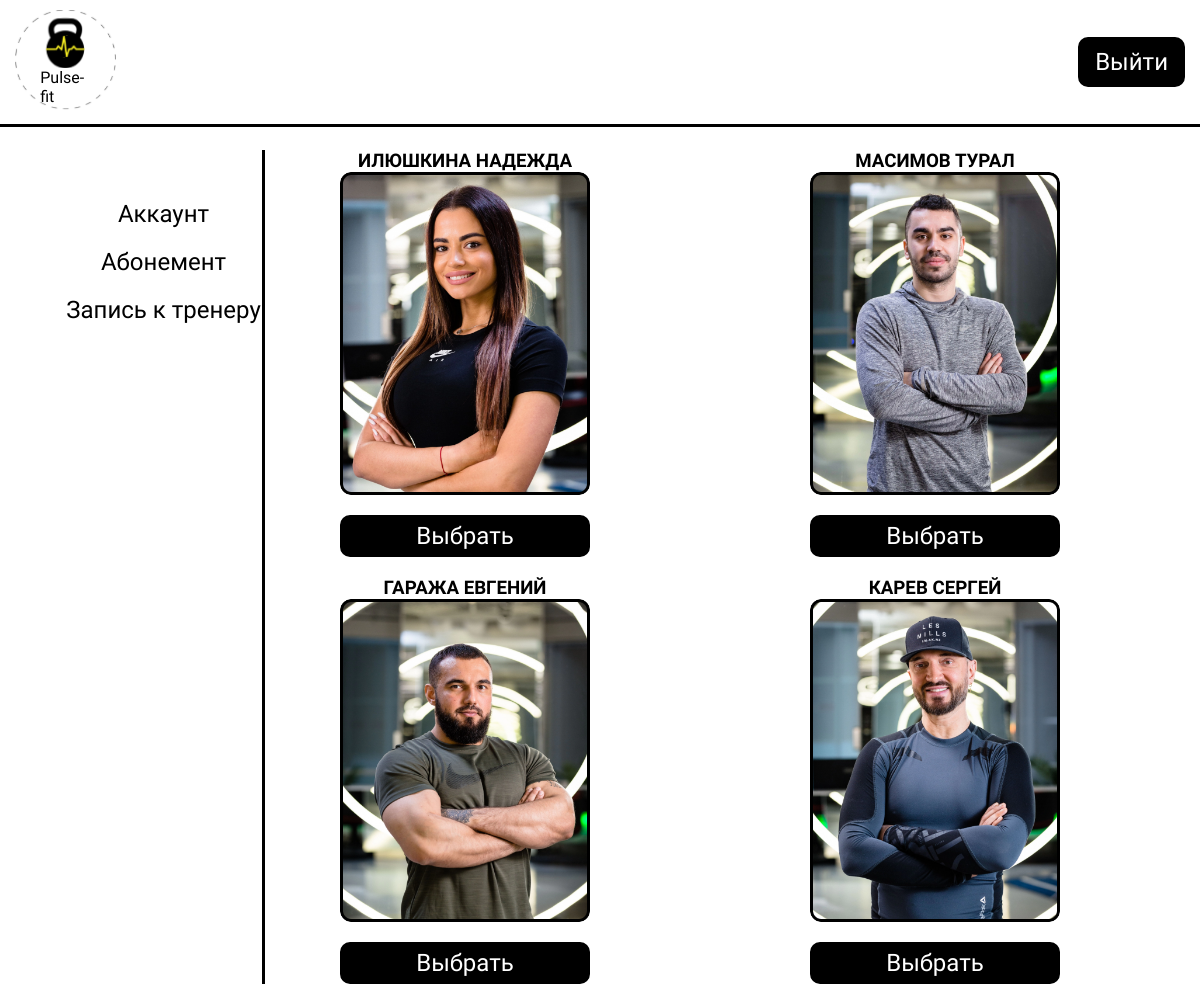
The page /coach_list.php on the database its author committed.
### tables this page shows
CREATE TABLE `coaches` (
  `id` int NOT NULL,
  `name` varchar(255) NOT NULL,
  `img` varchar(255) DEFAULT NULL,
  `price` int DEFAULT NULL
);

### helpers/query.php (called while the page is built, shortened)
<?php
function getCoachesQuery($id = null)
{
    return "SELECT * FROM coaches";
}

### coach_list.php (the view, shortened to what this page needs)
<?php
include './components/db.php';
include './helpers/query.php';
include './components/headerAcc.php';
$coachQuery = mysqli_query($conn, getCoachesQuery());
$resultCoaches = mysqli_fetch_all($coachQuery, MYSQLI_ASSOC);
?>
<div class="acc__body">
    <div class="container">
        <div class="acc__inner">
            <?php
            include './components/accSidebar.php';
            ?>
            <div class="coaches__wrapper">
                <?php
                foreach ($resultCoaches as $key => $value) {
                    $imgStr = $value["img"];
                    $name = $value["name"];
                    $coachId = $value["id"];
                ?>
                    <div class="coaches__item_wrapper">
                        <h3><?php echo $name ?></h3>
                        <img src=<?php echo "./img/coaches/$imgStr" ?> alt='Картинка'>
                        <a class="coaches__item_link custom__button" href=<?php echo "./coach.php?id=$coachId" ?>>Выбрать</a>
                    </div>
                <?php
                }
                ?>
            </div>

### styles/index.css (style rules this page uses)
.custom__button { padding: 5px 15px; background: black; border-radius: 10px; font-size: 24px; color: white; border: 2px solid black; transition: all 0.2s linear; cursor: pointer; }

### styles/pages/main.css (style rules this page uses)
* { margin: 0; padding: 0; box-sizing: border-box; }
body { font-family: 'Oswald', sans-serif; font-weight: normal; }
.container { max-width: 1230px; padding: 0 15px; margin: 0 auto; width: 100%; margin-top: 100px; }
.container { max-width: 1330px; margin: 0 auto; width: 100%; padding: 0 15px; }

### styles/pages/account.css (style rules this page uses)
.acc__inner { display: flex; }

### styles/pages/record.css (style rules this page uses)
.coaches__wrapper { display: grid; grid-template-columns: 1fr 1fr; margin: 0 auto; column-gap: 100px; row-gap: 20px; }
.coaches__item_wrapper { display: flex; flex-direction: column; align-items: center; justify-content: space-between; }
.coaches__item_wrapper img { max-width: 250px; border-radius: 10px; }
.coaches__item_link { margin-top: 20px; width: 100%; max-width: 250px; text-decoration: none; text-align: center; }

### styles/pages/coaches.css (style rules this page uses)
.coaches__wrapper { width: 100%; max-width: 930px; padding: 0 15px; }

### styles/media/index.css (style rules this page uses)
@media (max-width: 1500px) { .container { max-width: 1200px; } }
@media (max-width: 1250px) { .container { max-width: 1100px; } }

### rows shown on the page
coaches: name "ИЛЮШКИНА НАДЕЖДА", img (picture)
coaches: name "МАСИМОВ ТУРАЛ", img (picture)
coaches: name "ГАРАЖА ЕВГЕНИЙ", img (picture)
coaches: name "КАРЕВ СЕРГЕЙ", img (picture)
